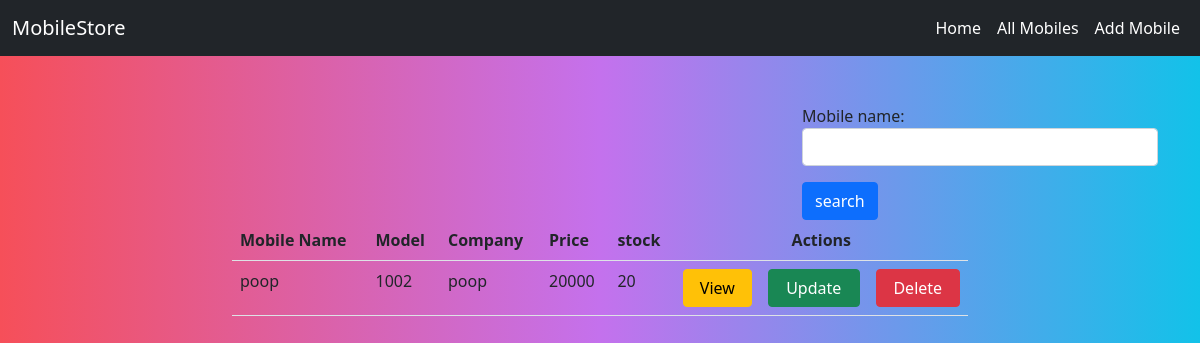
/owner/mobiles/, run on an earlier commit of the app's database.
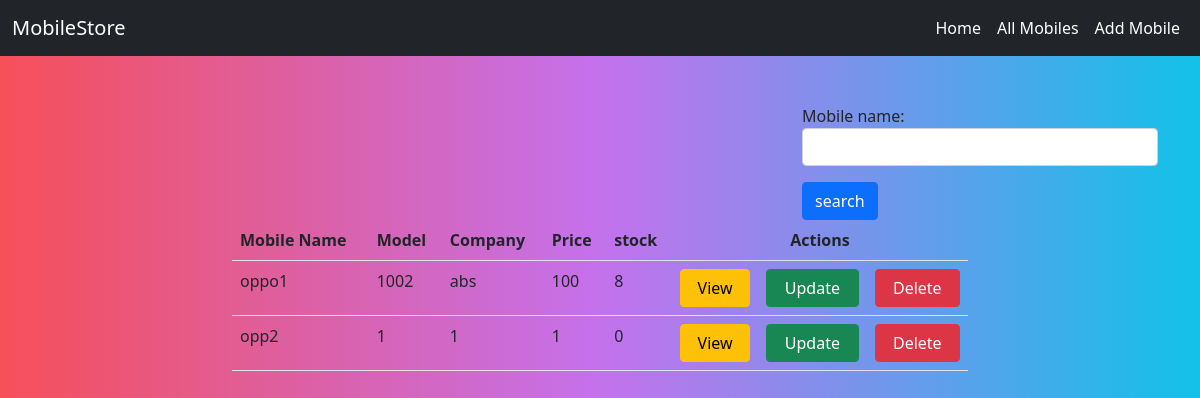
And on a later commit of the database.
### owner/models.py (models this page shows, shortened)
class Mobiles(models.Model):
    mobile_name = models.CharField(max_length=100, unique=True)
    model = models.CharField(max_length=100, unique=True)
    company = models.CharField(max_length=100)
    price = models.PositiveIntegerField()
    stock = models.PositiveIntegerField()
    image = models.ImageField(upload_to='images', null=True)

### owner/views.py (the view, shortened to what this page needs)
# urls.py: path('mobiles/', views.view_mobiles, name="viewmobile"),
def view_mobiles(request):
    mobiles = Mobiles.objects.all()
    context = {"mobiles": mobiles}
    form = forms.SearchForm()
    context['form'] = form
    return render(request, 'viewmobiles.html', context)

### owner/forms.py (shortened to what this page needs)
class SearchForm(forms.Form):
    mobile_name = forms.CharField(widget=forms.TextInput(attrs={'class': 'form-control'}))

### owner/templates/viewmobiles.html (shortened to what this page needs)
<!DOCTYPE html>
{%extends 'main.html'%}
{%block body_block%}
    <div class="row">
        <div class="col-4"></div>
        <div class="col-4"></div>
        <div class="col-4">
            <form action="" method="post">
                {{form.as_p}}
                <button type="submit" class="btn btn-primary">search</button>
            </form>
        </div>
    </div>
    <div class="row">
        <div class="col-2"></div>
        <div class="col-8">
            <table class="table">
                <tr>
                    <th>Mobile Name</th>
                    <th>Model</th>
                    <th>Company</th>
                    <th>Price</th>
                    <th>stock</th>
                    <th colspan="3" class="text-center">Actions</th>
                </tr>
                {%for mobile in mobiles%}
                    <tr>
                        <td>{{mobile.mobile_name}}</td>
                        <td>{{mobile.model}}</td>
                        <td>{{mobile.company}}</td>
                        <td>{{mobile.price}}</td>
                        <td>{{mobile.stock}}</td>
                        <td><a style="width:100%" href="{%url 'mobiledetails' mobile.id%}" class="btn btn-block btn-warning ">View</a></td>
                        <td><a style="width:100%" href="{%url 'updatemobile' mobile.id%}" class="btn btn-block btn-success">Update</a></td>
                        <td><a style="width:100%" href="{%url 'removemobile' mobile.id%}" class="btn btn-block btn-danger">Delete</a></td>
                    </tr>
                {%endfor%}
            </table>
        </div>
        <div class="col-2"></div>
    </div>
{%endblock%}

### owner/templates/main.html (shortened to what this page needs)
<!DOCTYPE html>
{%load static%}
<html lang="en">
<head>
    <link href="https://cdn.jsdelivr.net/npm/bootstrap@5.1.0/dist/css/bootstrap.min.css" rel="stylesheet">
    <link rel="stylesheet" href="{%static 'css/style.css' %}">
</head>
<body>
<nav class="navbar navbar-expand-lg navbar-light bg-dark">
    <div class="container-fluid">
        <a class="navbar-brand text-white" href="{%url 'dashboard' %}">MobileStore</a>
        <div class="collapse navbar-collapse" id="navbarSupportedContent">
            <ul class="navbar-nav ms-auto mb-2 mb-lg-0 ">
                <li class="nav-item">
                    <a class="nav-link active text-white" aria-current="page" href="{%url 'dashboard' %}">Home</a>
                </li>
                <li class="nav-item">
                    <a class="nav-link text-white" href="{%url 'viewmobile' %}">All Mobiles</a>
                </li>
                <li class="nav-item">
                    <a class="nav-link text-white" href="{%url 'addmobile' %}">Add Mobile</a>
                </li>
            </ul>
        </div>
    </div>
</nav>
<div class="container pt-5 pb-5">
    {%block body_block%}
    {%endblock%}
</div>
</body>
</html>

### owner/static/css/style.css (style rules this page uses)
body { background: #12c2e9; background: -webkit-linear-gradient(to right, #f64f59, #c471ed, #12c2e9); background: linear-gradient(to right, #f64f59, #c471ed, #12c2e9); }

What changed in the data, as far as the page shows it:
removed Mobiles: mobile_name "poop", model "1002", company "poop", price "20000", stock "20"
added Mobiles: mobile_name "oppo1", model "1002", company "abs", price "100", stock "8"
added Mobiles: mobile_name "opp2", model "1", company "1", price "1", stock "0"
